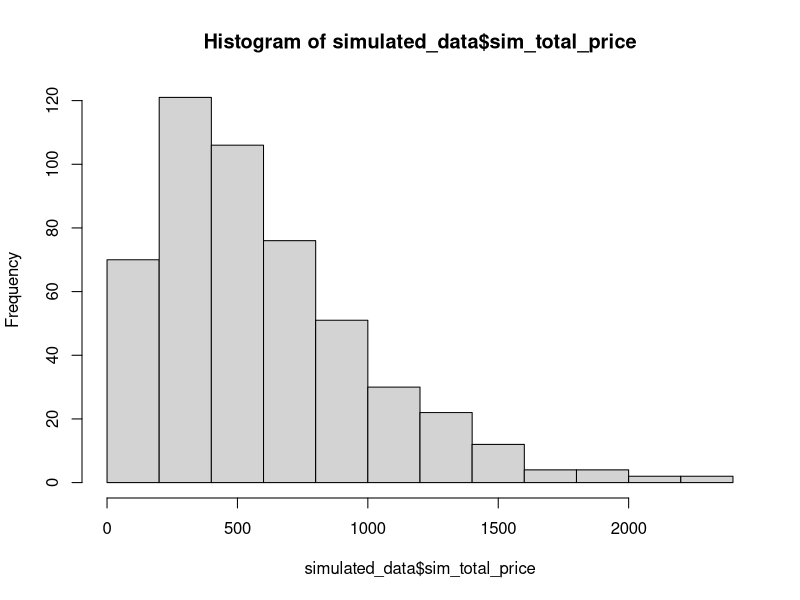
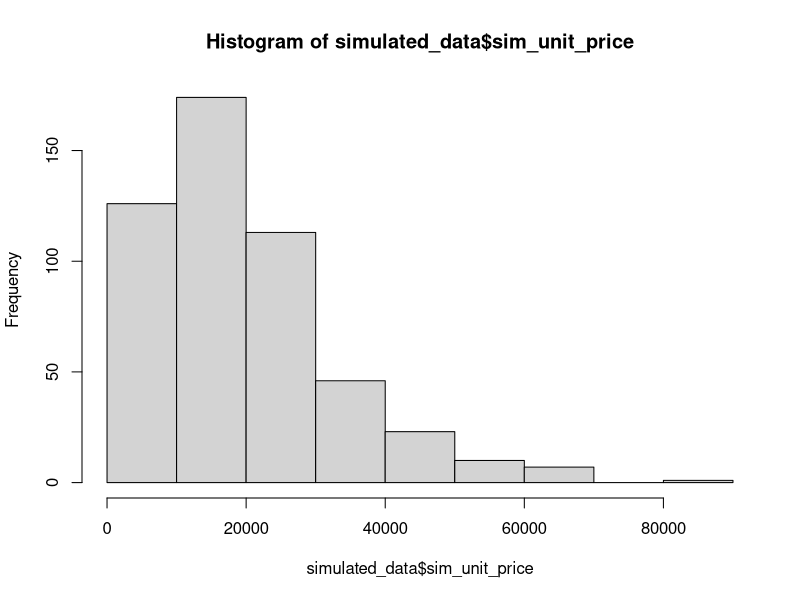
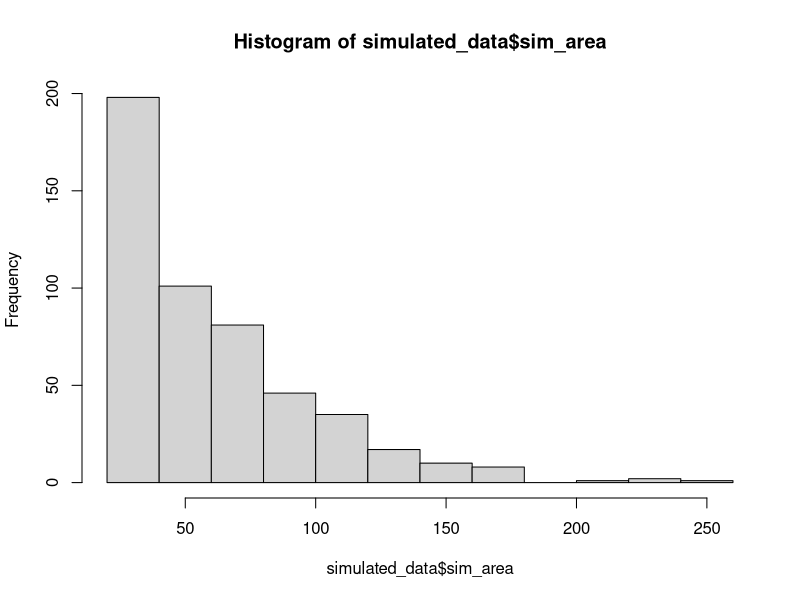
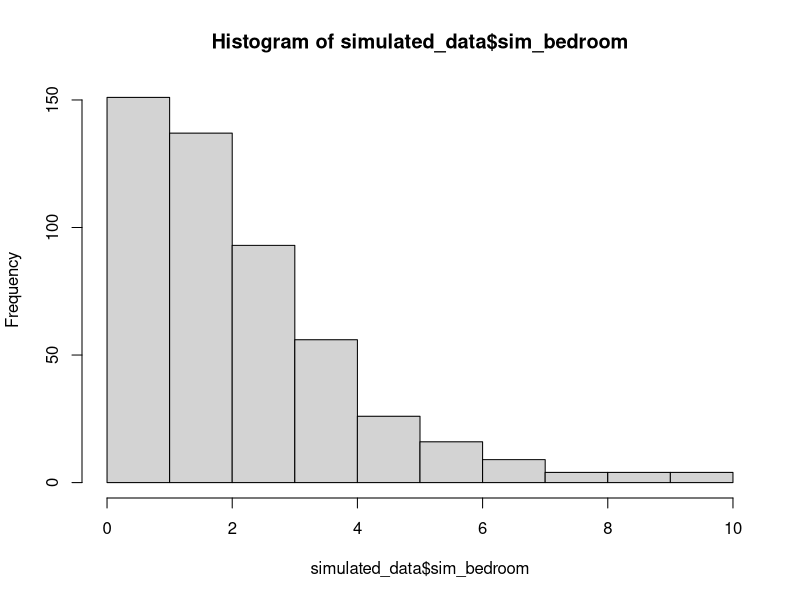
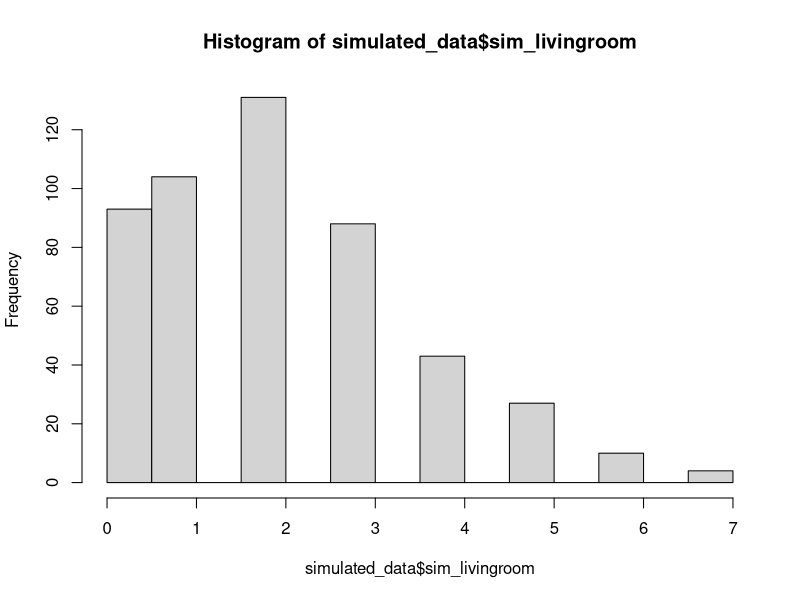
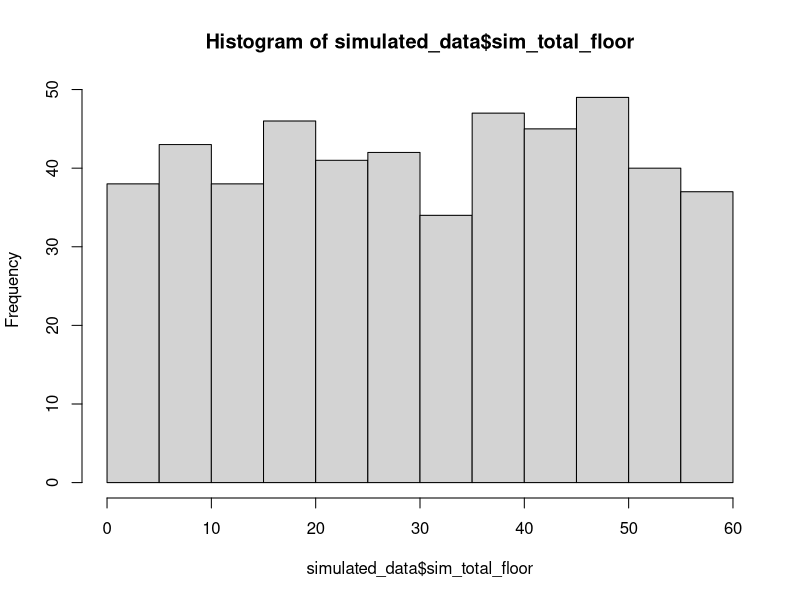
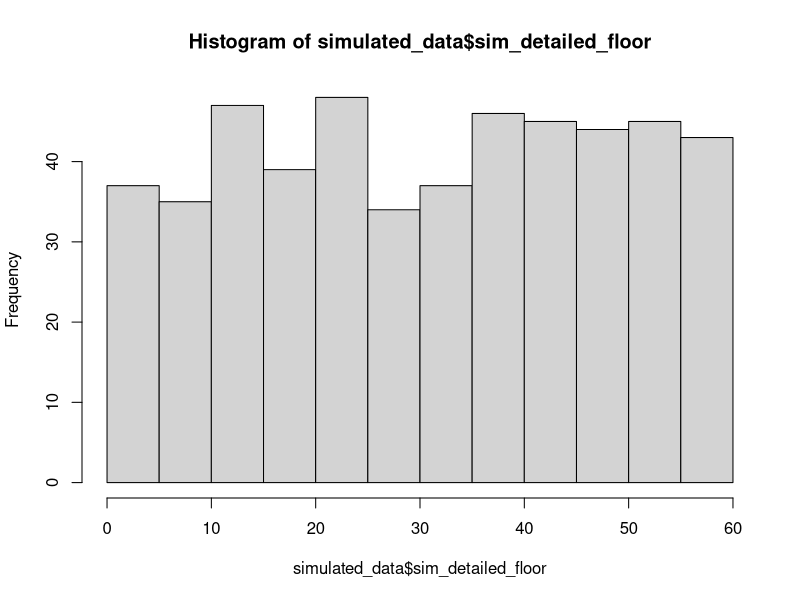
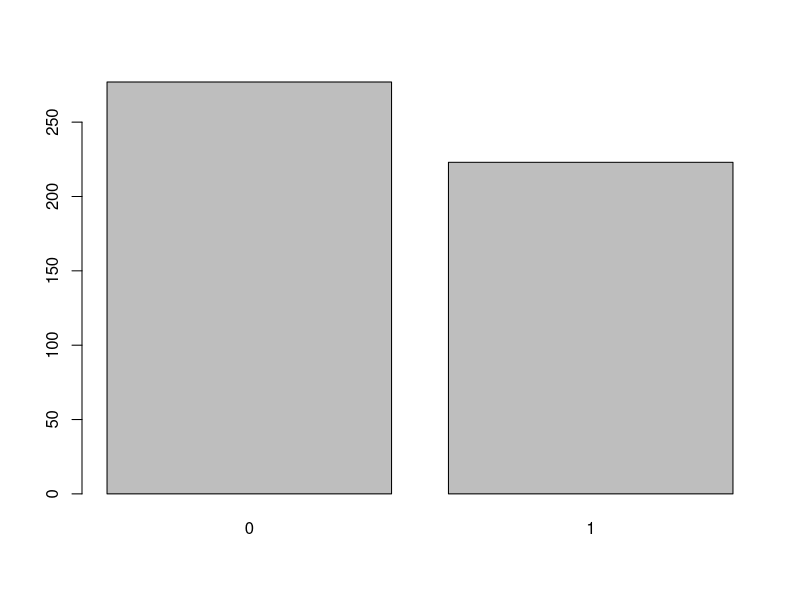

The R script that drew these images, in order: (Note: this script raises an error after producing the figures.)
#### Preamble ####
# Purpose: Simulates dataset about house price in Nanjing
# Author: Yufei Liu
# Date: 22 Nov 2023
# Contact: florence.liu@mail.utoronto.ca
# License: MIT

#### Data expectations ####
# Total_Price would be positive in range 10 to 7000 with more weights in range 200 to 1000
# Unit_Price would be positive in range 1000 to 100000 with more weights in range 5000 to 70000
# Areas would be positive in range 20 to 1000
# District would be characters with 12 unique values
# Furnished would be characters with 4 unique values
# Bedroom, Living_Room, Total_Floors, Detailed_Floors would be positive integers
# Facing_South would be a dummy variable with 0 representing facing south


#### Workspace setup ####
library(tidyverse)


#### Simulate data ####
set.seed(777) # set a random seed for simulation
n <- 500 # sample size of simulation

### Simulate Total_Price
sim_gamma_total_price <- rgamma(n, scale = 300, shape = 2) # Simulate gamma distribution
sim_total_price <- pmax(10, pmin(7000, sim_gamma_total_price)) # Adjust the simulated values to the desired range
sim_total_price <- as.integer(sim_total_price) # Convert to integers

### Simulate Unit_Price
sim_gamma_unit_price <- rgamma(n, scale = 10000, shape = 2) # Simulate gamma distribution
sim_unit_price <- pmax(1000, pmin(100000, sim_gamma_unit_price)) # Adjust the simulated values to the desired range
sim_unit_price <- as.integer(sim_unit_price) # Convert to integers

### Simulate Area
sim_gamma_area <- rgamma(n, scale = 30, shape = 2) # Simulate gamma distribution
sim_area <- pmax(20, pmin(1000, sim_gamma_area)) # Adjust the simulated values to the desired range

### Simulate District
district <- c('gulou', 'gaochun', 'jiangning', 'jianye', 'jurong', 'lishui', 'liuhe', 'pukou', 'qinhuai', 'qixia', 'xuanwu', 'yuhuatai')
sim_district <- sample(district, n, replace = TRUE)

### Simulate Furnished
furnished <- c("Fully Furnished", "Part Furnished", "Not Furnished", "Other")
sim_furnished <- sample(furnished, n, replace = TRUE)

### Simulate Bedroom
bedroom_num <- c(0:10)
prob <- c(0.1, 0.2, 0.3, 0.2, 0.1, 0.05, 0.02, 0.02, 0.005, 0.005, 0.005)
sim_bedroom <- sample(bedroom_num, n, prob = prob, replace = TRUE)

### Simulate Living_Room
livingroom_num <- c(0:10)
prob_livingroom <- c(0.2, 0.2, 0.3, 0.2, 0.1, 0.05, 0.02, 0.01, 0.001, 0.001, 0.001)
sim_livingroom <- sample(livingroom_num, n, prob = prob_livingroom, replace = TRUE)

### Simulate Total_Floors
total_floor_num <- c(1:60)
sim_total_floor <- sample(total_floor_num, n, replace = TRUE)

### Simulate Detailed_Floor
sim_detailed_floor <- runif(n, max = 60, min = 1)

### Simulate Facing_South
prob_south <- 0.45
sim_facing_south <- as.factor(rbinom(n, size = 1, prob = prob_south))

### Generate simulated dataset
simulated_data <- data.frame(sim_total_price, sim_unit_price, sim_district, 
                             sim_area, sim_furnished, sim_bedroom, 
                             sim_livingroom, sim_total_floor, 
                             sim_detailed_floor, sim_facing_south)


#### Test data ####

### Check distribution via histograms and barplots
hist(simulated_data$sim_total_price)
hist(simulated_data$sim_unit_price)
hist(simulated_data$sim_area)
hist(simulated_data$sim_bedroom)
hist(simulated_data$sim_livingroom)
hist(simulated_data$sim_total_floor)
hist(simulated_data$sim_detailed_floor)
barplot(table(simulated_data$sim_facing_south))
barplot(table(simulated_data$sim_district))
barplot(table(simulated_data$sim_furnished))

### Check variable types
simulated_data$sim_total_price |> class() == "integer"
simulated_data$sim_unit_price |> class() == "integer"
simulated_data$sim_district |> class() == "character"
simulated_data$sim_area |> class() == "numeric"
simulated_data$sim_furnished |> class() == "character"
simulated_data$sim_bedroom |> class() == "integer"
simulated_data$sim_livingroom |> class() == "integer"
simulated_data$sim_total_floor |> class() == "integer"
simulated_data$sim_detailed_floor |> class() == "numeric"
simulated_data$sim_facing_south |> class() == "factor"


### Check the unique values in District and Furnished
simulated_data$sim_district |> unique()
simulated_data$sim_furnished |> unique()


### Check Total price and Area are positive
simulated_data$sim_total_price |> min() > 0
simulated_data$sim_unit_price |> min() > 0
simulated_data$sim_area |> min() > 0


#### Save data ####
write_csv(simulated_data, "output/data/simulated_data.csv")
